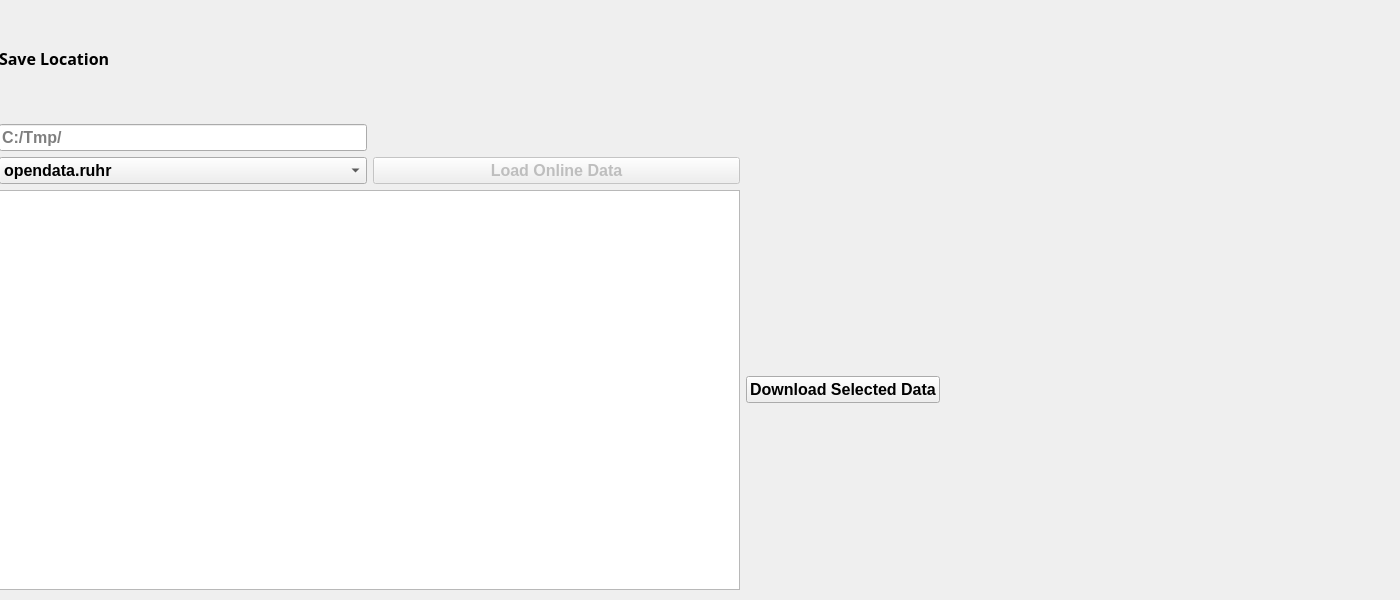
          <widget class="QWidget" name="download_page">
           <property name="sizePolicy">
            <sizepolicy hsizetype="Fixed" vsizetype="Fixed">
             <horstretch>0</horstretch>
             <verstretch>0</verstretch>
            </sizepolicy>
           </property>
           <property name="maximumSize">
            <size>
             <width>1400</width>
             <height>600</height>
            </size>
           </property>
           <widget class="QWidget" name="gridLayoutWidget_2">
            <property name="geometry">
             <rect>
              <x>-1</x>
              <y>-1</y>
              <width>1681</width>
              <height>591</height>
             </rect>
            </property>
            <layout class="QGridLayout" name="gridLayout_8">
             <item row="1" column="0">
              <layout class="QGridLayout" name="gridLayout_16">
               <item row="0" column="0">
                <widget class="AnimatedTableView" name="tableView_2">
                 <property name="maximumSize">
                  <size>
                   <width>16777215</width>
                   <height>400</height>
                  </size>
                 </property>
                </widget>
               </item>
              </layout>
             </item>
             <item row="1" column="2">
              <spacer name="horizontalSpacer_5">
               <property name="orientation">
                <enum>Qt::Orientation::Horizontal</enum>
               </property>
               <property name="sizeHint" stdset="0">
                <size>
                 <width>40</width>
                 <height>20</height>
                </size>
               </property>
              </spacer>
             </item>
             <item row="0" column="0">
              <layout class="QGridLayout" name="gridLayout_20">
               <item row="0" column="2">
                <spacer name="horizontalSpacer_6">
                 <property name="orientation">
                  <enum>Qt::Orientation::Horizontal</enum>
                 </property>
                 <property name="sizeHint" stdset="0">
                  <size>
                   <width>40</width>
                   <height>20</height>
                  </size>
                 </property>
                </spacer>
               </item>
               <item row="5" column="0">
                <widget class="QComboBox" name="comboBox_display">
                 <property name="enabled">
                  <bool>true</bool>
                 </property>
                 <property name="font">
                  <font>
                   <pointsize>12</pointsize>
                   <italic>false</italic>
                   <bold>true</bold>
                  </font>
                 </property>
                 <property name="styleSheet">
                  <string notr="true"/>
                 </property>
                 <item>
                  <property name="text">
                   <string>opendata.ruhr</string>
                  </property>
                 </item>
                 <item>
                  <property name="text">
                   <string>opendata.vbb</string>
                  </property>
                 </item>
                </widget>
               </item>
               <item row="5" column="2">
                <widget class="FadingButton" name="btnLoadOnlineData">
                 <property name="enabled">
                  <bool>false</bool>
                 </property>
                 <property name="font">
                  <font>
                   <pointsize>12</pointsize>
                   <italic>false</italic>
                   <bold>true</bold>
                  </font>
                 </property>
                 <property name="styleSheet">
                  <string notr="true"/>
                 </property>
                 <property name="text">
                  <string>Load Online Data</string>
                 </property>
                 <property name="icon">
                  <iconset resource="res/resource_boot.qrc">
                   <normaloff>:/newPrefix/icons/bootstrap-icons-1.10.3/cloud-download-fill.svg</normaloff>:/newPrefix/icons/bootstrap-icons-1.10.3/cloud-download-fill.svg</iconset>
                 </property>
                 <property name="iconSize">
                  <size>
                   <width>24</width>
                   <height>24</height>
                  </size>
                 </property>
                </widget>
               </item>
               <item row="0" column="0">
                <widget class="QLabel" name="label_14">
                 <property name="font">
                  <font>
                   <family>MS Reference Sans Serif</family>
                   <italic>false</italic>
                   <bold>true</bold>
                  </font>
                 </property>
                 <property name="styleSheet">
                  <string notr="true"/>
                 </property>
                 <property name="text">
                  <string>&lt;html&gt;&lt;head/&gt;&lt;body&gt;&lt;p&gt;&lt;span style=&quot; font-size:12pt; font-weight:600;&quot;&gt;Save Location&lt;/span&gt;&lt;/p&gt;&lt;/body&gt;&lt;/html&gt;</string>
                 </property>
                </widget>
               </item>
               <item row="2" column="0">
                <widget class="QLineEdit" name="lineInputPath_2">
                 <property name="font">
                  <font>
                   <pointsize>12</pointsize>
                   <italic>false</italic>
                   <bold>true</bold>
                  </font>
                 </property>
                 <property name="styleSheet">
                  <string notr="true"/>
                 </property>
                 <property name="text">
                  <string/>
                 </property>
                 <property name="placeholderText">
                  <string>C:/Tmp/</string>
                 </property>
                </widget>
               </item>
              </layout>
             </item>
             <item row="1" column="1">
              <widget class="FadingButton" name="btnDownloadSelected">
               <property name="font">
                <font>
                 <pointsize>12</pointsize>
                 <italic>false</italic>
                 <bold>true</bold>
                </font>
               </property>
               <property name="text">
                <string>Download Selected Data</string>
               </property>
               <property name="icon">
                <iconset resource="res/resource_boot.qrc">
                 <normaloff>:/newPrefix/icons/bootstrap-icons-1.10.3/download.svg</normaloff>:/newPrefix/icons/bootstrap-icons-1.10.3/download.svg</iconset>
               </property>
               <property name="iconSize">
                <size>
                 <width>24</width>
                 <height>24</height>
                </size>
               </property>
              </widget>
             </item>
            </layout>
           </widget>
          </widget>
